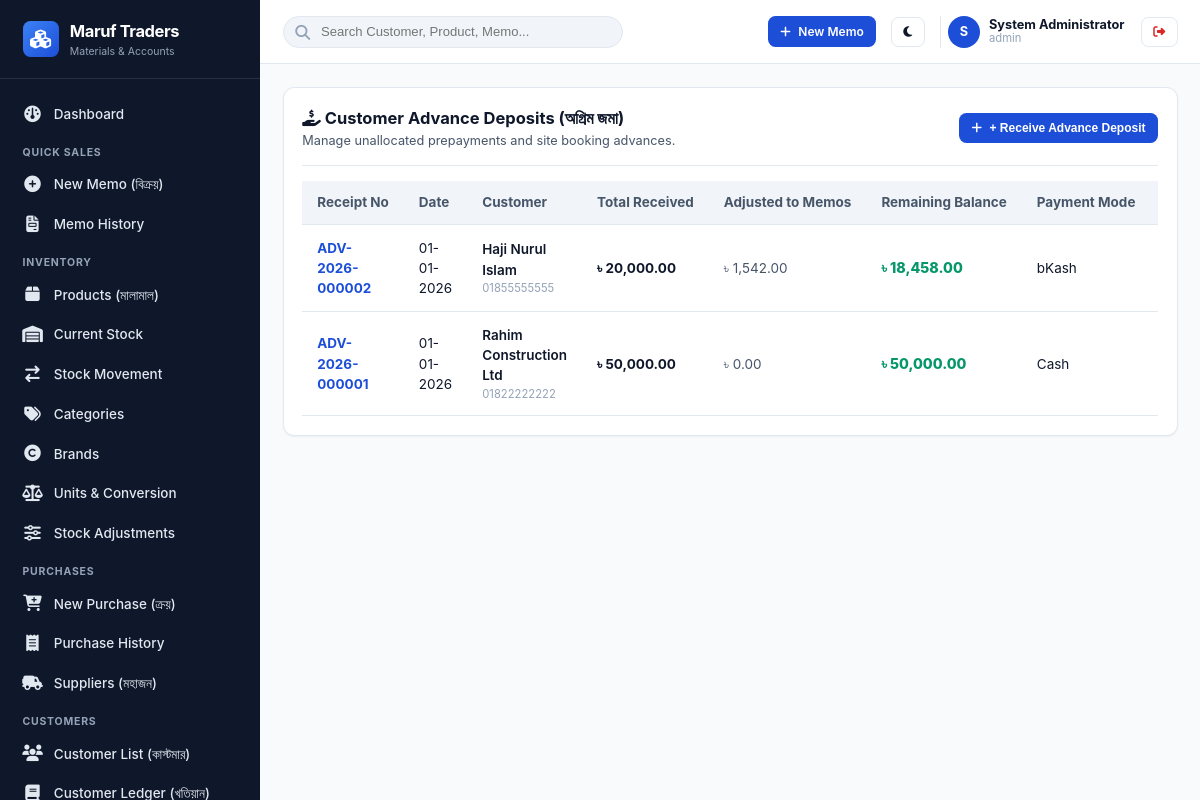
The app's page /modules/customers/advances.php (signed in) with its own data.
### tables this page shows
CREATE TABLE `shops` (
  `id` int(10) unsigned NOT NULL AUTO_INCREMENT,
  `shop_code` varchar(30) NOT NULL,
  `name` varchar(150) NOT NULL,
  `proprietor` varchar(100) DEFAULT NULL,
  `address` text NOT NULL,
  `phone` varchar(30) NOT NULL,
  `alt_phone` varchar(30) DEFAULT NULL,
  `email` varchar(100) DEFAULT NULL,
  `website` varchar(150) DEFAULT NULL,
  `invoice_prefix` varchar(10) NOT NULL DEFAULT 'MT',
  `currency_symbol` varchar(10) NOT NULL DEFAULT '৳',
  `currency_code` varchar(10) NOT NULL DEFAULT 'BDT',
  `currency_position` enum('before','after') NOT NULL DEFAULT 'before',
  `date_format` varchar(20) NOT NULL DEFAULT 'd-m-Y',
  `invoice_footer_shop` text DEFAULT NULL,
  `invoice_footer_customer` text DEFAULT NULL,
  `logo_url` varchar(255) DEFAULT NULL,
  `is_active` tinyint(1) NOT NULL DEFAULT 1,
  `created_at` timestamp NOT NULL DEFAULT current_timestamp(),
  `updated_at` timestamp NOT NULL DEFAULT current_timestamp() ON UPDATE current_timestamp(),
  PRIMARY KEY (`id`),
  UNIQUE KEY `shop_code` (`shop_code`)
);

CREATE TABLE `users` (
  `id` int(10) unsigned NOT NULL AUTO_INCREMENT,
  `shop_id` int(10) unsigned NOT NULL,
  `username` varchar(50) NOT NULL,
  `email` varchar(100) DEFAULT NULL,
  `password_hash` varchar(255) NOT NULL,
  `full_name` varchar(100) NOT NULL,
  `phone` varchar(30) DEFAULT NULL,
  `status` enum('active','inactive','suspended') NOT NULL DEFAULT 'active',
  `theme_preference` enum('light','dark','system') NOT NULL DEFAULT 'system',
  `last_login_at` datetime DEFAULT NULL,
  `last_login_ip` varchar(45) DEFAULT NULL,
  `created_at` timestamp NOT NULL DEFAULT current_timestamp(),
  `updated_at` timestamp NOT NULL DEFAULT current_timestamp() ON UPDATE current_timestamp(),
  PRIMARY KEY (`id`),
  UNIQUE KEY `username` (`username`),
  KEY `fk_users_shop` (`shop_id`),
  CONSTRAINT `fk_users_shop` FOREIGN KEY (`shop_id`) REFERENCES `shops` (`id`) ON DELETE CASCADE
);

CREATE TABLE `customer_advances` (
  `id` bigint(20) unsigned NOT NULL AUTO_INCREMENT,
  `shop_id` int(10) unsigned NOT NULL,
  `customer_id` int(10) unsigned NOT NULL,
  `advance_no` varchar(60) NOT NULL,
  `receipt_date` date NOT NULL,
  `amount` decimal(15,2) NOT NULL,
  `adjusted_amount` decimal(15,2) NOT NULL DEFAULT 0.00,
  `refunded_amount` decimal(15,2) NOT NULL DEFAULT 0.00,
  `remaining_balance` decimal(15,2) NOT NULL,
  `payment_method` varchar(50) NOT NULL,
  `account_type` enum('cash','bank') NOT NULL,
  `account_id` int(10) unsigned NOT NULL,
  `status` enum('active','fully_adjusted','refunded','cancelled') NOT NULL DEFAULT 'active',
  `notes` text DEFAULT NULL,
  `created_by` int(10) unsigned NOT NULL,
  `created_at` timestamp NOT NULL DEFAULT current_timestamp(),
  `updated_at` timestamp NOT NULL DEFAULT current_timestamp() ON UPDATE current_timestamp(),
  PRIMARY KEY (`id`),
  UNIQUE KEY `advance_no` (`advance_no`),
  KEY `idx_adv_cust` (`shop_id`,`customer_id`,`status`),
  KEY `fk_cadv_cust` (`customer_id`),
  KEY `fk_cadv_user` (`created_by`),
  CONSTRAINT `fk_cadv_cust` FOREIGN KEY (`customer_id`) REFERENCES `customers` (`id`),
  CONSTRAINT `fk_cadv_shop` FOREIGN KEY (`shop_id`) REFERENCES `shops` (`id`) ON DELETE CASCADE,
  CONSTRAINT `fk_cadv_user` FOREIGN KEY (`created_by`) REFERENCES `users` (`id`)
);

CREATE TABLE `customers` (
  `id` int(10) unsigned NOT NULL AUTO_INCREMENT,
  `shop_id` int(10) unsigned NOT NULL,
  `customer_code` varchar(50) NOT NULL,
  `name` varchar(150) NOT NULL,
  `mobile` varchar(30) NOT NULL,
  `alt_mobile` varchar(30) DEFAULT NULL,
  `address` text DEFAULT NULL,
  `customer_type` enum('retail','contractor','dealer','builder','other') NOT NULL DEFAULT 'retail',
  `credit_limit` decimal(15,2) NOT NULL DEFAULT 0.00,
  `opening_due` decimal(15,2) NOT NULL DEFAULT 0.00,
  `opening_advance` decimal(15,2) NOT NULL DEFAULT 0.00,
  `current_due` decimal(15,2) NOT NULL DEFAULT 0.00,
  `current_advance` decimal(15,2) NOT NULL DEFAULT 0.00,
  `status` enum('active','inactive','blocked') NOT NULL DEFAULT 'active',
  `notes` text DEFAULT NULL,
  `created_at` timestamp NOT NULL DEFAULT current_timestamp(),
  `updated_at` timestamp NOT NULL DEFAULT current_timestamp() ON UPDATE current_timestamp(),
  PRIMARY KEY (`id`),
  UNIQUE KEY `uk_shop_cust_code` (`shop_id`,`customer_code`),
  KEY `idx_customer_search` (`shop_id`,`mobile`,`name`),
  CONSTRAINT `fk_customers_shop` FOREIGN KEY (`shop_id`) REFERENCES `shops` (`id`) ON DELETE CASCADE
);

### modules/customers/advances.php (the view, shortened to what the rows shown need)
<?php
$shopId = Auth::shopId();
$pdo = DB::pdo();
$sql = "SELECT ca.*, c.name as customer_name, c.mobile as customer_mobile, u.full_name as created_by_name
        FROM customer_advances ca
        JOIN customers c ON ca.customer_id = c.id
        JOIN users u ON ca.created_by = u.id
        WHERE ca.shop_id = :s
        ORDER BY ca.id DESC LIMIT 100";
$stmt = $pdo->prepare($sql);
$stmt->execute(['s' => $shopId]);
$advances = $stmt->fetchAll();
require_once INCLUDES_PATH . '/templates/header.php';
require_once INCLUDES_PATH . '/templates/sidebar.php';
require_once INCLUDES_PATH . '/templates/navbar.php';
?>
<div class="card">
  <div class="card-header" style="flex-wrap:wrap;gap:1rem;">
    <div>
      <h1 class="card-title"><i class="fa fa-hand-holding-dollar"></i> Customer Advance Deposits (অগ্রিম জমা)</h1>
    </div>
  </div>
  <div class="table-responsive">
    <table class="table">
      <thead>
        <tr>
          <th>Receipt No</th>
          <th>Date</th>
          <th>Customer</th>
          <th>Total Received</th>
          <th>Adjusted to Memos</th>
          <th>Remaining Balance</th>
          <th>Payment Mode</th>
          <th>Status</th>
        </tr>
      </thead>
      <tbody>
        <?php if (empty($advances)): ?>
          <tr><td colspan="8" style="text-align:center;color:var(--text-muted);padding:2rem;">No advance deposits recorded.</td></tr>
        <?php else: ?>
          <?php foreach ($advances as $a): ?>
            <tr>
              <td style="font-weight:700;color:var(--primary);"><?= e($a['advance_no']) ?></td>
              <td><?= formatDate($a['receipt_date']) ?></td>
              <td>
                <div style="font-weight:600;"><?= e($a['customer_name']) ?></div>
                <div style="font-size:0.75rem;color:var(--text-muted);"><?= e($a['customer_mobile']) ?></div>
              </td>
              <td style="font-weight:700;"><?= formatMoney($a['amount']) ?></td>
              <td style="color:var(--text-secondary);"><?= formatMoney($a['adjusted_amount']) ?></td>
              <td style="font-weight:800;color:var(--success);font-size:0.95rem;"><?= formatMoney($a['remaining_balance']) ?></td>
              <td><?= e($a['payment_method']) ?></td>
              <td>
              </td>
            </tr>
          <?php endforeach; ?>
        <?php endif; ?>
      </tbody>
    </table>
  </div>
</div>
<?php
require_once INCLUDES_PATH . '/templates/footer.php';
?>

### includes/templates/sidebar.php (shortened to what the rows shown need)
<?php
$shop = getShop();
?>
<aside class="app-sidebar" id="app-sidebar">
  <a href="<?= BASE_URL ?>/modules/dashboard/" class="sidebar-brand">
    <div>
      <div class="brand-name"><?= e(mb_strimwidth($shop['name'] ?? 'Nirman ERP', 0, 18, '...')) ?></div>
      <div style="font-size:0.7rem;color:var(--text-sidebar-muted);">Materials & Accounts</div>
    </div>
  </a>
</aside>

### includes/templates/navbar.php (shortened to what the rows shown need)
<?php
$currentUser = Auth::user();
$shop = getShop();
?>
<main class="app-main">
  <header class="app-navbar no-print">
    <div class="navbar-right">
      <div style="display:flex;align-items:center;gap:0.6rem;padding-left:0.5rem;border-left:1px solid var(--border-color);">
        <div style="width:32px;height:32px;border-radius:var(--radius-full);background:var(--primary);color:#fff;display:flex;align-items:center;justify-content:center;font-weight:700;font-size:0.85rem;">
          <?= strtoupper(substr($currentUser['full_name'] ?? 'U', 0, 1)) ?>
        </div>
        <div style="font-size:0.85rem;line-height:1.2;">
          <div style="font-weight:700;"><?= e($currentUser['full_name'] ?? 'User') ?></div>
          <div style="font-size:0.75rem;color:var(--text-muted);"><?= e($currentUser['username'] ?? '') ?></div>
        </div>
        <a href="<?= BASE_URL ?>/modules/auth/logout.php" class="btn btn-secondary btn-sm" title="Log Out" style="margin-left:0.5rem;color:var(--danger);">
          <i class="fa fa-right-from-bracket"></i>
        </a>
      </div>
    </div>
  </header>
  <div class="app-content">

### records on screen
shops: name "Maruf Traders"
users: full_name "S", full_name "System Administrator", username "admin"
customer_advances: advance_no "ADV-2026-000002", receipt_date.date_format "01-01-2026", customer.name "Haji Nurul Islam", customer.mobile "01855555555", amount.currency_symbol "৳ 20,000.00", adjusted_amount.currency_symbol "৳ 1,542.00", remaining_balance.currency_symbol "৳ 18,458.00", payment_method "bKash"
customer_advances: advance_no "ADV-2026-000001", receipt_date.date_format "01-01-2026", customer.name "Rahim Construction Ltd", customer.mobile "01822222222", amount.currency_symbol "৳ 50,000.00", adjusted_amount.currency_symbol "৳ 0.00", remaining_balance.currency_symbol "৳ 50,000.00", payment_method "Cash"
